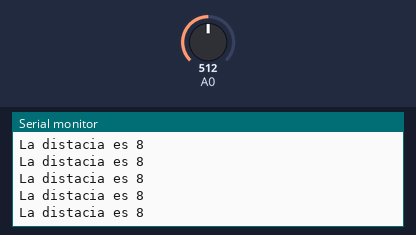
The sketch below on a simulated Arduino Uno, built with avr-gcc and run on an emulated ATmega328P. Parts: the last lines printed to the serial monitor. Inputs (shaded band) come from the test bench; at power-on: A0 = 512.

Above: at 4.2 s.
4.3 s: A0 set to 466
At 4.32 s:
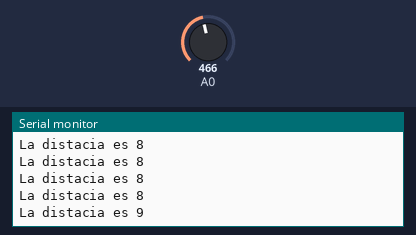
7.3 s: A0 set to 440
At 7.31 s:
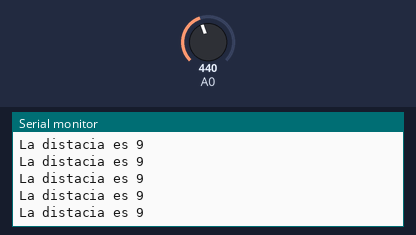
Timing chart, 0 to 10.3 s (numbered marks = the images above; inputs shaded):
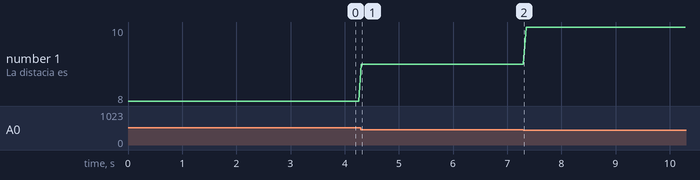

Measured:
- after the input at 4.3 s, the serial monitor: prints a new line at once (image 1)
- plotted number 1: 8 → 9 after the input at 4.3 s, 9 → 10 after the input at 7.3 s

The sketch:

Ejemplo-Sharp-Arduino.ino
```cpp
#include "Sharp_Borra.h"
Sharp SensorIzq(0); //Crea un sensor llamado SensorIzq
                    //Conectado en el analogico 0

int Dis;    //Variable que guarda la distancia

void setup() {
  Serial.begin(9600);//Inicia la comunicacion serial
}

void loop() {
Dis = SensorIzq.GetDis();         //Guarda en Dis la distancia del sensor Izquierdo
Serial.print("La distacia es ");  //Imprime
Serial.println(Dis);              //El valor de la distancia
delay(50);                        //Espera 50 ms
}
```

Sharp_Borra.h
```cpp
class Sharp{
	private:int _Pin;
	public:
	 Sharp(int _P){ _Pin=_P;}
	int GetDis(void);
};

int Sharp::GetDis(void){
    return(pow(3027.4 /analogRead(_Pin), 1.2134));
}
```
